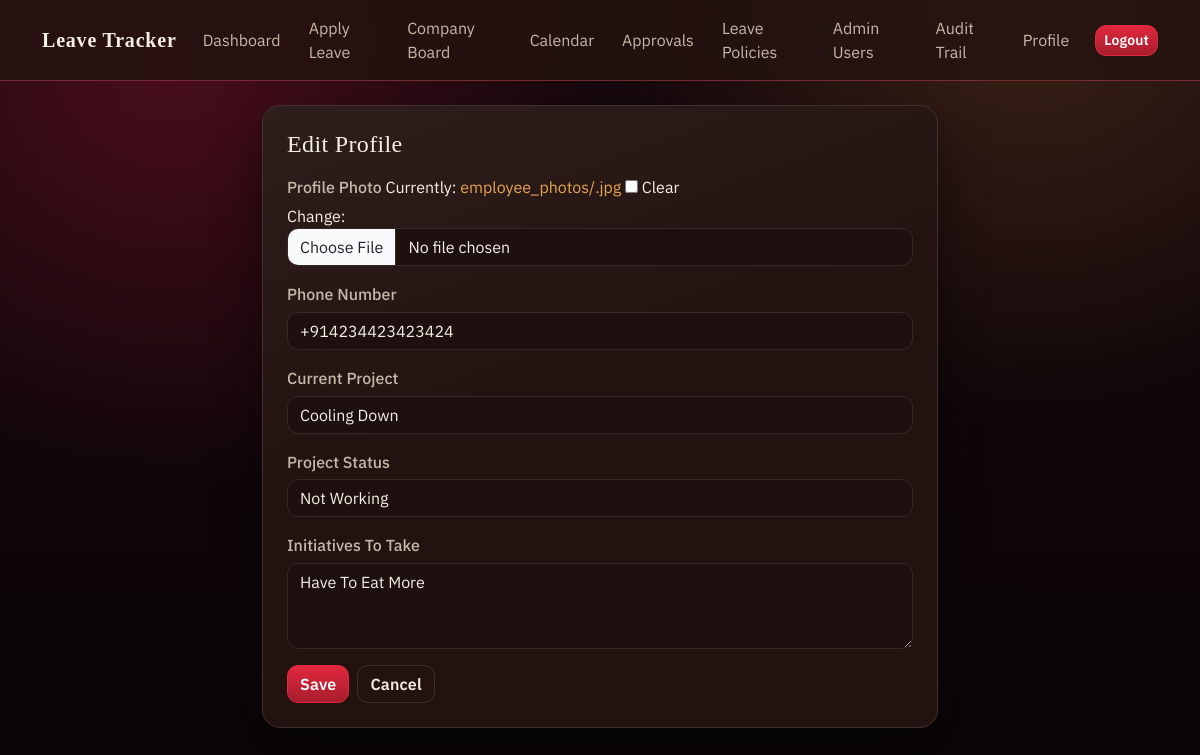
Screenshot of /profile/edit/ (signed in) with the database file from the repository.
### users/models.py (models this page shows, shortened)
class EmployeeProfile(models.Model):
    user = models.OneToOneField(User, on_delete=models.CASCADE, related_name="profile")
    photo = models.FileField(upload_to="employee_photos/", blank=True, null=True)
    phone_number = models.CharField(max_length=30, blank=True, default="")
    current_project = models.CharField(max_length=200, blank=True, default="")
    project_status = models.CharField(max_length=200, blank=True, default="")
    initiatives_to_take = models.TextField(blank=True, default="")

### users/views.py (the view)
# urls.py: path("profile/edit/", views.edit_profile, name="edit_profile"),
@login_required
def edit_profile(request):
    profile = request.user.profile
    form = ProfileForm(request.POST or None, request.FILES or None, instance=profile)
    if request.method == "POST" and form.is_valid():
        form.save()
        messages.success(request, "Profile updated.")
        return redirect("portal:dashboard")
    return render(request, "portal/edit_profile.html", {"form": form})

### users/forms.py
class ProfileForm(forms.ModelForm):
    class Meta:
        model = EmployeeProfile
        fields = ["photo", "phone_number", "current_project", "project_status", "initiatives_to_take"]
        widgets = {
            "phone_number": forms.TextInput(attrs={"placeholder": "Phone number"}),
            "current_project": forms.TextInput(attrs={"placeholder": "Project name"}),
            "project_status": forms.TextInput(attrs={"placeholder": "Current project status"}),
            "initiatives_to_take": forms.Textarea(attrs={"rows": 3, "placeholder": "Upcoming initiatives"}),
        }
    def __init__(self, *args, **kwargs):
        super().__init__(*args, **kwargs)
        for field in self.fields.values():
            css = "form-control"
            if isinstance(field.widget, forms.Select):
                css = "form-select"
            field.widget.attrs["class"] = css

### portal/context_processors.py (called while the page is built)
def portal_globals(request):
    return {
        "APP_NAME": "Leave Tracker",
    }

### templates/portal/edit_profile.html (shortened to what this page needs)
{% extends "base.html" %}
{% block content %}
<div class="row justify-content-center">
  <div class="col-lg-7">
    <section class="samurai-card p-4">
      <h1 class="h4 mb-3">Edit Profile</h1>
      <form method="post" enctype="multipart/form-data">
        <div class="mb-3">
          <label class="form-label">Profile Photo</label>
          {{ form.photo }}
        </div>
        <div class="mb-3">
          <label class="form-label">Phone Number</label>
          {{ form.phone_number }}
        </div>
        <div class="mb-3">
          <label class="form-label">Current Project</label>
          {{ form.current_project }}
        </div>
        <div class="mb-3">
          <label class="form-label">Project Status</label>
          {{ form.project_status }}
        </div>
        <div class="mb-3">
          <label class="form-label">Initiatives To Take</label>
          {{ form.initiatives_to_take }}
        </div>
        <div class="d-flex gap-2">
          <button class="btn btn-danger" type="submit">Save</button>
          <a class="btn btn-outline-light" href="{% url 'portal:dashboard' %}">Cancel</a>
        </div>
      </form>
    </section>
  </div>
</div>
{% endblock %}

### static/css/app.css (style rules this page uses)
:root { --background: 8 42% 6%; --foreground: 34 46% 93%; --muted-foreground: 30 20% 72%; --card: 8 36% 10%; --card-foreground: 34 46% 93%; --border: 8 18% 22%; --input: 8 20% 18%; --ring: 353 76% 52%; --primary: 353 76% 52%; --primary-foreground: 0 0% 100%; --secondary: 33 76% 54%; --secondary-foreground: 12 80% 8%; --destructive: 0 78% 52%; --destructive-foreground: 0 0% 100%; --success: 142 60% 36%; --warning: 42 94% 54%; --radius: 14px; --radius-sm: 10px; --radius-lg: 18px; --shadow-lg: 0 24px 48px rgba(0, 0, 0, 0.45); }
*, *::before, *::after { box-sizing: border-box; }
body { margin: 0; min-height: 100vh; color: hsl(var(--foreground)); font-family: "IBM Plex Sans", sans-serif; background: radial-gradient(circle at 14% 8%, rgba(226, 29, 72, 0.25), transparent 34%), radial-gradient(circle at 86% 0%, rgba(229, 152, 61, 0.18), transparent 32%), linear-gradient(180deg, #17080d 0%, #0e0608 65%, #090507 100%); }
.card, .samurai-card { border: 1px solid hsl(var(--border)); border-radius: var(--radius-lg); color: hsl(var(--card-foreground)); background: linear-gradient(160deg, rgba(255, 255, 255, 0.05), transparent 45%), hsl(var(--card)); box-shadow: var(--shadow-lg); }
h1, h2, h3, h4 { margin-top: 0; color: hsl(var(--foreground)); font-family: "Noto Serif JP", serif; letter-spacing: 0.015em; }
a { color: color-mix(in srgb, hsl(var(--secondary)) 84%, white 16%); text-decoration: none; }
.btn { border-radius: calc(var(--radius) - 3px); border-width: 1px; font-weight: 600; letter-spacing: 0.01em; transition: all 160ms ease; }
.btn-danger { border-color: hsl(var(--primary)); color: hsl(var(--primary-foreground)); background: linear-gradient(180deg, hsl(var(--primary)) 0%, color-mix(in srgb, hsl(var(--primary)) 74%, #000 26%) 100%); }
.btn-outline-light { border-color: hsl(var(--border)); color: hsl(var(--foreground)); background: transparent; }
.form-label { margin-bottom: 0.35rem; color: hsl(var(--muted-foreground)); font-weight: 500; }
.form-control, .form-select { border-radius: calc(var(--radius) - 3px); border: 1px solid hsl(var(--input)); color: hsl(var(--foreground)); background: color-mix(in srgb, hsl(var(--card)) 86%, black 14%); }
.form-control::placeholder { color: color-mix(in srgb, hsl(var(--muted-foreground)) 74%, transparent); }

### rows the page displays
EmployeeProfile: phone_number "+914234423423424", current_project "Cooling Down", project_status "Not Working", initiatives_to_take "Have To Eat More"

### other values shown
{{ APP_NAME }} "Leave Tracker"
